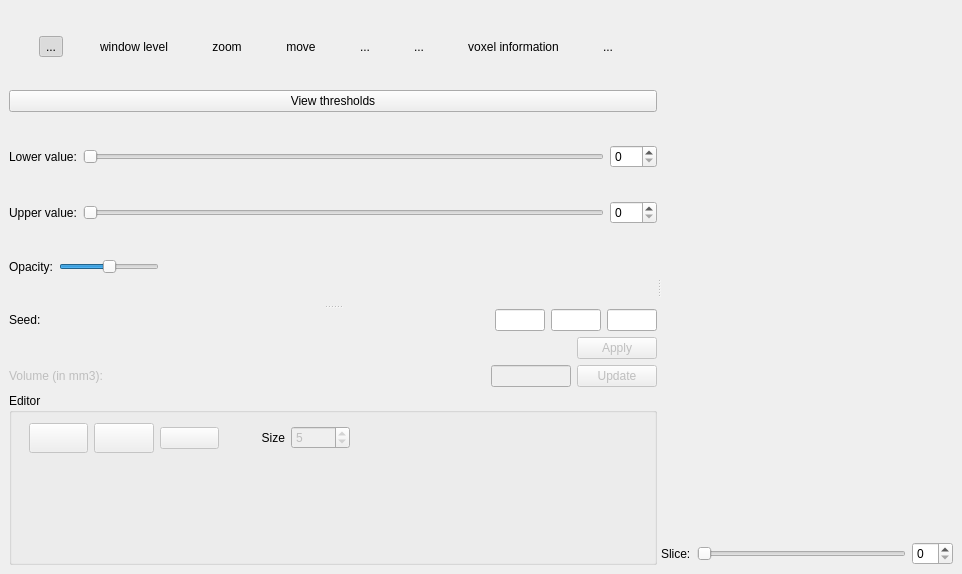
<ui version="4.0" >
 <class>QStrokeSegmentationExtensionBase</class>
 <widget class="QWidget" name="QStrokeSegmentationExtensionBase" >
  <property name="geometry" >
   <rect>
    <x>0</x>
    <y>0</y>
    <width>962</width>
    <height>574</height>
   </rect>
  </property>
  <property name="windowTitle" >
   <string>Form</string>
  </property>
  <layout class="QHBoxLayout" >
   <property name="margin" >
    <number>9</number>
   </property>
   <property name="spacing" >
    <number>6</number>
   </property>
   <item>
    <widget class="QSplitter" name="m_verticalSplitter" >
     <property name="orientation" >
      <enum>Qt::Horizontal</enum>
     </property>
     <widget class="QSplitter" name="m_horizontalSplitter" >
      <property name="sizePolicy" >
       <sizepolicy>
        <hsizetype>7</hsizetype>
        <vsizetype>7</vsizetype>
        <horstretch>0</horstretch>
        <verstretch>0</verstretch>
       </sizepolicy>
      </property>
      <property name="orientation" >
       <enum>Qt::Vertical</enum>
      </property>
      <widget class="QWidget" name="layoutWidget_2" >
       <layout class="QVBoxLayout" >
        <property name="margin" >
         <number>0</number>
        </property>
        <property name="spacing" >
         <number>6</number>
        </property>
        <item>
         <layout class="QHBoxLayout" >
          <property name="margin" >
           <number>0</number>
          </property>
          <property name="spacing" >
           <number>0</number>
          </property>
          <item>
           <widget class="QToolButton" name="m_slicingToolButton" >
            <property name="text" >
             <string>...</string>
            </property>
            <property name="icon" >
             <iconset/>
            </property>
            <property name="iconSize" >
             <size>
              <width>32</width>
              <height>32</height>
             </size>
            </property>
            <property name="checkable" >
             <bool>true</bool>
            </property>
            <property name="checked" >
             <bool>true</bool>
            </property>
            <property name="autoRaise" >
             <bool>true</bool>
            </property>
           </widget>
          </item>
          <item>
           <widget class="QToolButton" name="m_windowLevelToolButton" >
            <property name="text" >
             <string>window level</string>
            </property>
            <property name="icon" >
             <iconset/>
            </property>
            <property name="iconSize" >
             <size>
              <width>32</width>
              <height>32</height>
             </size>
            </property>
            <property name="checkable" >
             <bool>true</bool>
            </property>
            <property name="autoRaise" >
             <bool>true</bool>
            </property>
           </widget>
          </item>
          <item>
           <widget class="QToolButton" name="m_zoomToolButton" >
            <property name="text" >
             <string>zoom</string>
            </property>
            <property name="icon" >
             <iconset/>
            </property>
            <property name="iconSize" >
             <size>
              <width>32</width>
              <height>32</height>
             </size>
            </property>
            <property name="checkable" >
             <bool>true</bool>
            </property>
            <property name="autoRaise" >
             <bool>true</bool>
            </property>
           </widget>
          </item>
          <item>
           <widget class="QToolButton" name="m_moveToolButton" >
            <property name="text" >
             <string>move</string>
            </property>
            <property name="icon" >
             <iconset/>
            </property>
            <property name="iconSize" >
             <size>
              <width>32</width>
              <height>32</height>
             </size>
            </property>
            <property name="checkable" >
             <bool>true</bool>
            </property>
            <property name="autoRaise" >
             <bool>true</bool>
            </property>
           </widget>
          </item>
          <item>
           <widget class="QToolButton" name="m_rotateClockWiseToolButton" >
            <property name="text" >
             <string>...</string>
            </property>
            <property name="icon" >
             <iconset/>
            </property>
            <property name="iconSize" >
             <size>
              <width>32</width>
              <height>32</height>
             </size>
            </property>
            <property name="autoRaise" >
             <bool>true</bool>
            </property>
           </widget>
          </item>
          <item>
           <widget class="QToolButton" name="m_editorToolButton" >
            <property name="text" >
             <string>...</string>
            </property>
            <property name="icon" >
             <iconset/>
            </property>
            <property name="iconSize" >
             <size>
              <width>32</width>
              <height>32</height>
             </size>
            </property>
            <property name="checkable" >
             <bool>true</bool>
            </property>
            <property name="autoRaise" >
             <bool>true</bool>
            </property>
           </widget>
          </item>
          <item>
           <widget class="QToolButton" name="m_voxelInformationToolButton" >
            <property name="layoutDirection" >
             <enum>Qt::LeftToRight</enum>
            </property>
            <property name="text" >
             <string>voxel information</string>
            </property>
            <property name="icon" >
             <iconset/>
            </property>
            <property name="iconSize" >
             <size>
              <width>32</width>
              <height>32</height>
             </size>
            </property>
            <property name="checkable" >
             <bool>true</bool>
            </property>
            <property name="autoRaise" >
             <bool>true</bool>
            </property>
           </widget>
          </item>
          <item>
           <widget class="QToolButton" name="m_seedToolButton" >
            <property name="text" >
             <string>...</string>
            </property>
            <property name="icon" >
             <iconset/>
            </property>
            <property name="iconSize" >
             <size>
              <width>32</width>
              <height>32</height>
             </size>
            </property>
            <property name="checkable" >
             <bool>true</bool>
            </property>
            <property name="autoRaise" >
             <bool>true</bool>
            </property>
           </widget>
          </item>
         </layout>
        </item>
        <item>
         <widget class="QPushButton" name="m_viewThresholdButton" >
          <property name="layoutDirection" >
           <enum>Qt::RightToLeft</enum>
          </property>
          <property name="text" >
           <string>View thresholds</string>
          </property>
         </widget>
        </item>
        <item>
         <layout class="QHBoxLayout" >
          <property name="margin" >
           <number>0</number>
          </property>
          <property name="spacing" >
           <number>6</number>
          </property>
          <item>
           <widget class="QLabel" name="textLabel1" >
            <property name="text" >
             <string>Lower value:</string>
            </property>
           </widget>
          </item>
          <item>
           <widget class="QSlider" name="m_lowerValueSlider" >
            <property name="maximum" >
             <number>255</number>
            </property>
            <property name="orientation" >
             <enum>Qt::Horizontal</enum>
            </property>
           </widget>
          </item>
          <item>
           <widget class="QSpinBox" name="m_lowerValueSpinBox" >
            <property name="maximum" >
             <number>255</number>
            </property>
           </widget>
          </item>
         </layout>
        </item>
        <item>
         <layout class="QHBoxLayout" >
          <property name="margin" >
           <number>0</number>
          </property>
          <property name="spacing" >
           <number>6</number>
          </property>
          <item>
           <widget class="QLabel" name="textLabel1_2" >
            <property name="text" >
             <string>Upper value:</string>
            </property>
           </widget>
          </item>
          <item>
           <widget class="QSlider" name="m_upperValueSlider" >
            <property name="maximum" >
             <number>255</number>
            </property>
            <property name="orientation" >
             <enum>Qt::Horizontal</enum>
            </property>
           </widget>
          </item>
          <item>
           <widget class="QSpinBox" name="m_upperValueSpinBox" >
            <property name="maximum" >
             <number>255</number>
            </property>
           </widget>
          </item>
         </layout>
        </item>
        <item>
         <layout class="QHBoxLayout" >
          <property name="margin" >
           <number>0</number>
          </property>
          <property name="spacing" >
           <number>6</number>
          </property>
          <item>
           <widget class="QLabel" name="m_opacitiyLabel" >
            <property name="text" >
             <string>Opacity:</string>
            </property>
           </widget>
          </item>
          <item>
           <widget class="QSlider" name="m_opacitySlider" >
            <property name="maximumSize" >
             <size>
              <width>100</width>
              <height>16777215</height>
             </size>
            </property>
            <property name="maximum" >
             <number>100</number>
            </property>
            <property name="value" >
             <number>50</number>
            </property>
            <property name="orientation" >
             <enum>Qt::Horizontal</enum>
            </property>
           </widget>
          </item>
          <item>
           <spacer>
            <property name="orientation" >
             <enum>Qt::Horizontal</enum>
            </property>
            <property name="sizeHint" >
             <size>
              <width>40</width>
              <height>20</height>
             </size>
            </property>
           </spacer>
          </item>
         </layout>
        </item>
       </layout>
      </widget>
      <widget class="QWidget" name="layoutWidget_3" >
       <layout class="QVBoxLayout" >
        <property name="margin" >
         <number>0</number>
        </property>
        <property name="spacing" >
         <number>6</number>
        </property>
        <item>
         <layout class="QVBoxLayout" >
          <property name="margin" >
           <number>0</number>
          </property>
          <property name="spacing" >
           <number>6</number>
          </property>
          <item>
           <layout class="QHBoxLayout" >
            <property name="margin" >
             <number>0</number>
            </property>
            <property name="spacing" >
             <number>6</number>
            </property>
            <item>
             <widget class="QLabel" name="m_seedLabel" >
              <property name="enabled" >
               <bool>true</bool>
              </property>
              <property name="text" >
               <string>Seed:</string>
              </property>
             </widget>
            </item>
            <item>
             <widget class="QLineEdit" name="m_seedXLineEdit" >
              <property name="enabled" >
               <bool>true</bool>
              </property>
              <property name="sizePolicy" >
               <sizepolicy>
                <hsizetype>4</hsizetype>
                <vsizetype>0</vsizetype>
                <horstretch>0</horstretch>
                <verstretch>0</verstretch>
               </sizepolicy>
              </property>
              <property name="maximumSize" >
               <size>
                <width>50</width>
                <height>16777215</height>
               </size>
              </property>
              <property name="readOnly" >
               <bool>true</bool>
              </property>
             </widget>
            </item>
            <item>
             <widget class="QLineEdit" name="m_seedYLineEdit" >
              <property name="enabled" >
               <bool>true</bool>
              </property>
              <property name="sizePolicy" >
               <sizepolicy>
                <hsizetype>4</hsizetype>
                <vsizetype>0</vsizetype>
                <horstretch>0</horstretch>
                <verstretch>0</verstretch>
               </sizepolicy>
              </property>
              <property name="maximumSize" >
               <size>
                <width>50</width>
                <height>16777215</height>
               </size>
              </property>
              <property name="readOnly" >
               <bool>true</bool>
              </property>
             </widget>
            </item>
            <item>
             <widget class="QLineEdit" name="m_seedZLineEdit" >
              <property name="enabled" >
               <bool>true</bool>
              </property>
              <property name="sizePolicy" >
               <sizepolicy>
                <hsizetype>4</hsizetype>
                <vsizetype>0</vsizetype>
                <horstretch>0</horstretch>
                <verstretch>0</verstretch>
               </sizepolicy>
              </property>
              <property name="maximumSize" >
               <size>
                <width>50</width>
                <height>16777215</height>
               </size>
              </property>
              <property name="readOnly" >
               <bool>true</bool>
              </property>
             </widget>
            </item>
           </layout>
          </item>
          <item>
           <widget class="QPushButton" name="m_applyMethodButton" >
            <property name="enabled" >
             <bool>false</bool>
            </property>
            <property name="sizePolicy" >
             <sizepolicy>
              <hsizetype>0</hsizetype>
              <vsizetype>0</vsizetype>
              <horstretch>0</horstretch>
              <verstretch>0</verstretch>
             </sizepolicy>
            </property>
            <property name="layoutDirection" >
             <enum>Qt::RightToLeft</enum>
            </property>
            <property name="text" >
             <string>Apply</string>
            </property>
           </widget>
          </item>
          <item>
           <layout class="QHBoxLayout" >
            <property name="margin" >
             <number>0</number>
            </property>
            <property name="spacing" >
             <number>6</number>
            </property>
            <item>
             <widget class="QLabel" name="m_resultsLabel" >
              <property name="enabled" >
               <bool>false</bool>
              </property>
              <property name="text" >
               <string>Volume (in mm3):</string>
              </property>
             </widget>
            </item>
            <item>
             <widget class="QLineEdit" name="m_resultsLineEdit" >
              <property name="enabled" >
               <bool>false</bool>
              </property>
              <property name="sizePolicy" >
               <sizepolicy>
                <hsizetype>4</hsizetype>
                <vsizetype>0</vsizetype>
                <horstretch>0</horstretch>
                <verstretch>0</verstretch>
               </sizepolicy>
              </property>
              <property name="maximumSize" >
               <size>
                <width>80</width>
                <height>16777215</height>
               </size>
              </property>
              <property name="readOnly" >
               <bool>true</bool>
              </property>
             </widget>
            </item>
            <item>
             <widget class="QPushButton" name="m_updateVolumeButton" >
              <property name="enabled" >
               <bool>false</bool>
              </property>
              <property name="sizePolicy" >
               <sizepolicy>
                <hsizetype>0</hsizetype>
                <vsizetype>0</vsizetype>
                <horstretch>0</horstretch>
                <verstretch>0</verstretch>
               </sizepolicy>
              </property>
              <property name="text" >
               <string>Update</string>
              </property>
             </widget>
            </item>
           </layout>
          </item>
         </layout>
        </item>
        <item>
         <layout class="QVBoxLayout" >
          <property name="margin" >
           <number>0</number>
          </property>
          <property name="spacing" >
           <number>6</number>
          </property>
          <item>
           <widget class="QGroupBox" name="groupEditor" >
            <property name="sizePolicy" >
             <sizepolicy>
              <hsizetype>7</hsizetype>
              <vsizetype>7</vsizetype>
              <horstretch>0</horstretch>
              <verstretch>0</verstretch>
             </sizepolicy>
            </property>
            <property name="title" >
             <string>Editor</string>
            </property>
            <widget class="QWidget" name="layoutWidget_4" >
             <property name="geometry" >
              <rect>
               <x>20</x>
               <y>30</y>
               <width>321</width>
               <height>30</height>
              </rect>
             </property>
             <layout class="QHBoxLayout" >
              <property name="margin" >
               <number>0</number>
              </property>
              <property name="spacing" >
               <number>6</number>
              </property>
              <item>
               <widget class="QPushButton" name="m_eraseButton" >
                <property name="enabled" >
                 <bool>false</bool>
                </property>
                <property name="sizePolicy" >
                 <sizepolicy>
                  <hsizetype>1</hsizetype>
                  <vsizetype>1</vsizetype>
                  <horstretch>0</horstretch>
                  <verstretch>0</verstretch>
                 </sizepolicy>
                </property>
                <property name="text" >
                 <string/>
                </property>
                <property name="icon" >
                 <iconset/>
                </property>
                <property name="flat" >
                 <bool>false</bool>
                </property>
               </widget>
              </item>
              <item>
               <widget class="QPushButton" name="m_paintButton" >
                <property name="enabled" >
                 <bool>false</bool>
                </property>
                <property name="sizePolicy" >
                 <sizepolicy>
                  <hsizetype>1</hsizetype>
                  <vsizetype>1</vsizetype>
                  <horstretch>0</horstretch>
                  <verstretch>0</verstretch>
                 </sizepolicy>
                </property>
                <property name="text" >
                 <string/>
                </property>
                <property name="icon" >
                 <iconset/>
                </property>
                <property name="checkable" >
                 <bool>false</bool>
                </property>
                <property name="checked" >
                 <bool>false</bool>
                </property>
                <property name="flat" >
                 <bool>false</bool>
                </property>
               </widget>
              </item>
              <item>
               <widget class="QPushButton" name="m_eraseSliceButton" >
                <property name="enabled" >
                 <bool>false</bool>
                </property>
                <property name="text" >
                 <string/>
                </property>
                <property name="icon" >
                 <iconset/>
                </property>
               </widget>
              </item>
              <item>
               <widget class="QLabel" name="label_3" >
                <property name="text" >
                 <string>Size</string>
                </property>
                <property name="alignment" >
                 <set>Qt::AlignRight|Qt::AlignTrailing|Qt::AlignVCenter</set>
                </property>
               </widget>
              </item>
              <item>
               <widget class="QSpinBox" name="m_editorSize" >
                <property name="enabled" >
                 <bool>false</bool>
                </property>
                <property name="minimum" >
                 <number>0</number>
                </property>
                <property name="value" >
                 <number>5</number>
                </property>
               </widget>
              </item>
             </layout>
            </widget>
           </widget>
          </item>
         </layout>
        </item>
       </layout>
      </widget>
     </widget>
     <widget class="QWidget" name="layoutWidget" >
      <layout class="QVBoxLayout" >
       <property name="margin" >
        <number>0</number>
       </property>
       <property name="spacing" >
        <number>6</number>
       </property>
       <item>
        <widget class="udg::Q2DViewer" native="1" name="m_2DView" >
         <property name="sizePolicy" >
          <sizepolicy>
           <hsizetype>7</hsizetype>
           <vsizetype>7</vsizetype>
           <horstretch>0</horstretch>
           <verstretch>0</verstretch>
          </sizepolicy>
         </property>
         <property name="maximumSize" >
          <size>
           <width>100000</width>
           <height>100000</height>
          </size>
         </property>
        </widget>
       </item>
       <item>
        <layout class="QHBoxLayout" >
         <property name="margin" >
          <number>0</number>
         </property>
         <property name="spacing" >
          <number>6</number>
         </property>
         <item>
          <widget class="QLabel" name="m_sliceLabel" >
           <property name="text" >
            <string>Slice:</string>
           </property>
          </widget>
         </item>
         <item>
          <widget class="QSlider" name="m_sliceViewSlider" >
           <property name="orientation" >
            <enum>Qt::Horizontal</enum>
           </property>
          </widget>
         </item>
         <item>
          <widget class="QSpinBox" name="m_sliceSpinBox" />
         </item>
        </layout>
       </item>
      </layout>
     </widget>
    </widget>
   </item>
  </layout>
 </widget>
 <customwidgets>
  <customwidget>
   <class>udg::Q2DViewer</class>
   <extends>QWidget</extends>
   <header>q2dviewer.h</header>
  </customwidget>
 </customwidgets>
 <resources>
  <include location="../main/main.qrc" />
 </resources>
 <connections>
  <connection>
   <sender>m_upperValueSlider</sender>
   <signal>valueChanged(int)</signal>
   <receiver>m_upperValueSpinBox</receiver>
   <slot>setValue(int)</slot>
   <hints>
    <hint type="sourcelabel" >
     <x>236</x>
     <y>86</y>
    </hint>
    <hint type="destinationlabel" >
     <x>309</x>
     <y>86</y>
    </hint>
   </hints>
  </connection>
  <connection>
   <sender>m_upperValueSpinBox</sender>
   <signal>valueChanged(int)</signal>
   <receiver>m_upperValueSlider</receiver>
   <slot>setValue(int)</slot>
   <hints>
    <hint type="sourcelabel" >
     <x>309</x>
     <y>86</y>
    </hint>
    <hint type="destinationlabel" >
     <x>236</x>
     <y>86</y>
    </hint>
   </hints>
  </connection>
  <connection>
   <sender>m_lowerValueSlider</sender>
   <signal>valueChanged(int)</signal>
   <receiver>m_lowerValueSpinBox</receiver>
   <slot>setValue(int)</slot>
   <hints>
    <hint type="sourcelabel" >
     <x>240</x>
     <y>126</y>
    </hint>
    <hint type="destinationlabel" >
     <x>427</x>
     <y>126</y>
    </hint>
   </hints>
  </connection>
  <connection>
   <sender>m_lowerValueSpinBox</sender>
   <signal>valueChanged(int)</signal>
   <receiver>m_lowerValueSlider</receiver>
   <slot>setValue(int)</slot>
   <hints>
    <hint type="sourcelabel" >
     <x>427</x>
     <y>126</y>
    </hint>
    <hint type="destinationlabel" >
     <x>240</x>
     <y>126</y>
    </hint>
   </hints>
  </connection>
  <connection>
   <sender>m_sliceSpinBox</sender>
   <signal>valueChanged(int)</signal>
   <receiver>m_sliceViewSlider</receiver>
   <slot>setValue(int)</slot>
   <hints>
    <hint type="sourcelabel" >
     <x>501</x>
     <y>216</y>
    </hint>
    <hint type="destinationlabel" >
     <x>425</x>
     <y>216</y>
    </hint>
   </hints>
  </connection>
  <connection>
   <sender>m_sliceViewSlider</sender>
   <signal>valueChanged(int)</signal>
   <receiver>m_sliceSpinBox</receiver>
   <slot>setValue(int)</slot>
   <hints>
    <hint type="sourcelabel" >
     <x>425</x>
     <y>216</y>
    </hint>
    <hint type="destinationlabel" >
     <x>501</x>
     <y>216</y>
    </hint>
   </hints>
  </connection>
 </connections>
</ui>
